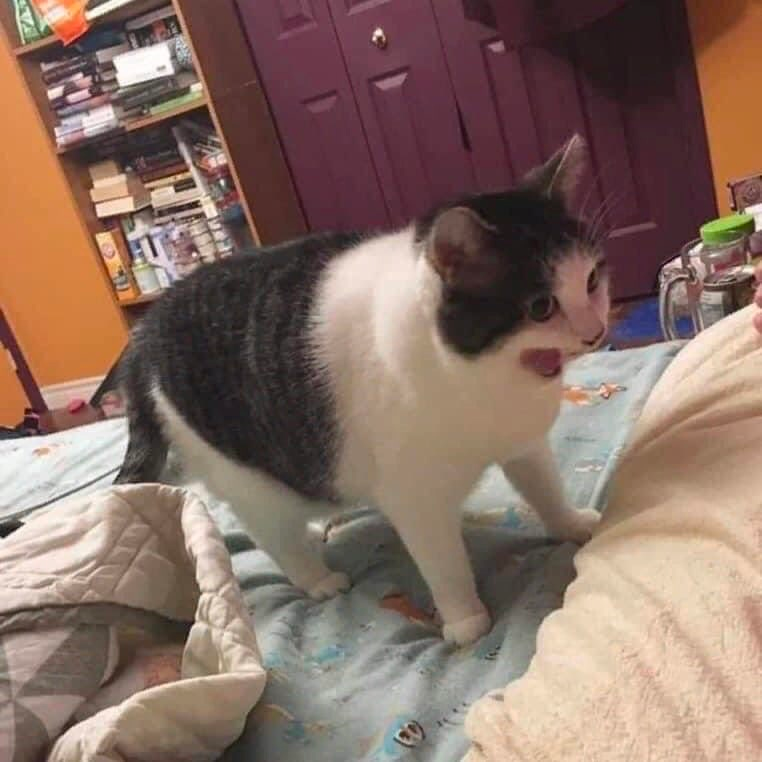
#> input picture samples/img.png, 762 x 762 px
$ python reflect_right.py ../samples/img.png
#> lines starting #> are read from the running program, lines starting #| are printed output that depends on the picture
import cv2
import sys

input_path = sys.argv[1]

img = cv2.imread(input_path)
#> img is the input picture: shape (762, 762, 3); mean B, G, R 100.3, 111.5, 136.4
result = cv2.flip(img, 1)
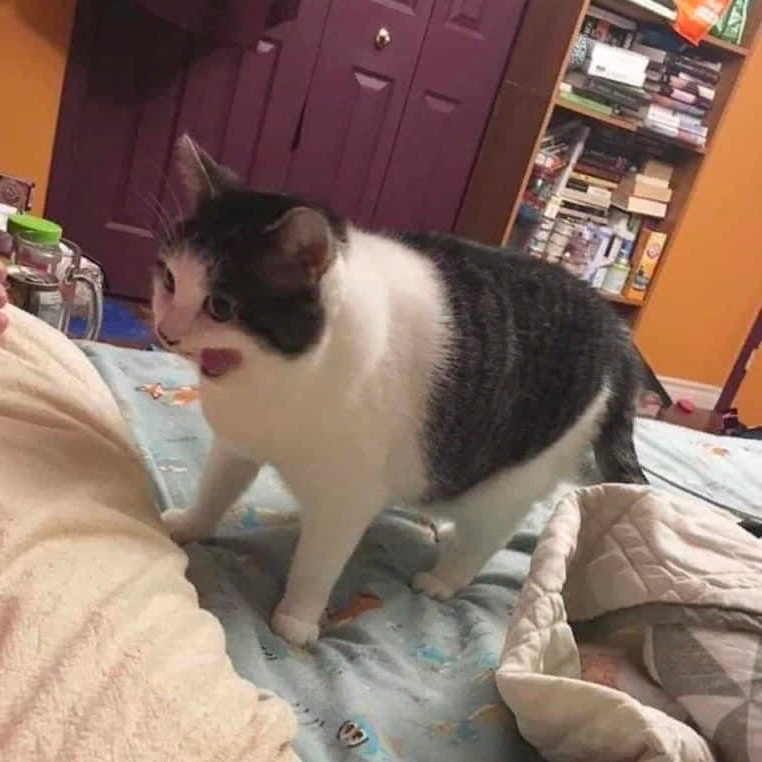
#> result: shape (762, 762, 3); mean B, G, R 100.3, 111.5, 136.4

cv2.imshow("Change contrast", result)
cv2.waitKey()
